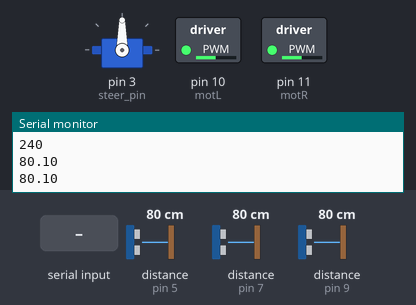
The sketch below on a simulated Arduino Uno, built with avr-gcc and run on an emulated ATmega328P. Parts: servo, switched loads named in the sketch (green lamp = pin HIGH), the last lines printed to the serial monitor. Wiring (inferred from the names in the program): 3 × ultrasonic range finder: trigger pin 4, echo pin 5 / trigger pin 6, echo pin 7 / trigger pin 8, echo pin 9. Inputs (shaded band) come from the test bench; at power-on: distance to the obstacle (sensors on pin 5, pin 7, pin 9) 80 cm. The echo pulse lasts 58.3 µs per cm; pins used as bus, display or sensor lines are not drawn.

Above: at 6.2 s.
6.3 s: byte 115 (start_bit) received over Serial
At 7.1 s:
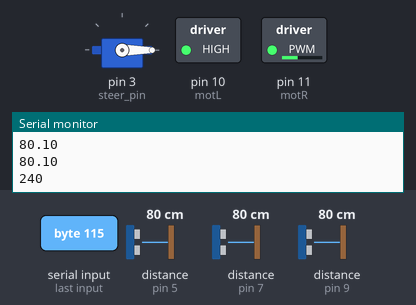
Timing chart, 0 to 9.3 s (numbered marks = the images above; inputs shaded):
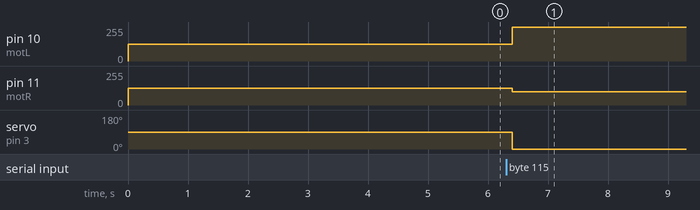

The sketch:

AutoDrive.ino
```cpp
#include <Servo.h>

#define us_total_nu 3

#define us_1_trig 4
#define us_1_echo 5
#define us_2_trig 6
#define us_2_echo 7
#define us_3_trig 8
#define us_3_echo 9

//Ultrasonic range in cm
#define us_max_range  250
#define uS_min_range  10

#define MAX_VAL 250
#define MIN_VAL 125
#define START_VAL 125

#define ch1  A0
#define ch2  A1

#define motR  11
#define motL  10

#define steer_pin  3
#define emergency_distance  30

#define start_bit 115
#define end_bit   101

int steering_sens, throttle_sens;
int steering_ang, throttle_ang;
int spd_val;
int throttle_arr[10];
int old_spd = 0;
int throt_ang;
unsigned int throttle_avg;
unsigned int throttle_ang_avg;
unsigned char value = 125; // set values you need to zero

int prev_val;
int prev_br_spd=0;
double lp_val;
uint8_t us_pins[us_total_nu * 2] = {
  us_1_trig, us_1_echo, us_2_trig, us_2_echo, us_3_trig, us_3_echo};

float us_data[us_total_nu];

const unsigned long us_timer = 100000; // 100ms =0.1s

unsigned long time_now, time_last;

int Final_spd;

int steer_recv, throttle_recv;

void us_setup();  //set up pinMode for all ultrasonics
float us_one_Read(uint8_t trig, uint8_t echo);
void us_DAQ();  //Aquire data from all ultrasonic
uint8_t us_avg(); //return avg value
void BR_Setup(); //set up both brushless motors
void BR_Speed(int BR1_Speed, int BR2_Speed);

void com_setup();   //setup comunication

void com_send();

void steer_setup();
void steer_loop();


Servo steer_servo;

void setup()
{
  us_setup();
  BR_Setup();
  brushless_init();
  steer_setup();
  com_setup();
  delay(5000);
}

void loop()
{

  if(com_recv())
   {
   //apply to steering
   steer_control(steer_recv);
   //apply to throttle
   throttle_control(throttle_recv);
   }

  //read us
  us_DAQ();
  //apply emergency brakes if object in front of us less than emergency_distance
  if(us_avg()<=emergency_distance)
  {
    //emergency_brake
    emergency_brake();
    Serial.println("Brake");
  }

//  Serial.println(Serial.read());


  delay(100);
}

void BR_Speed(int spd, int old)
{
  if (spd < MIN_VAL) spd = MIN_VAL;
  if (spd > MAX_VAL) spd = MAX_VAL;

  if (old < 90 && spd >= 125)
  {
    spd = 125;
    Serial.println("Zeft");
    analogWrite(motR, spd);
    analogWrite(motL, spd);
    //delay(3000);
  }
  analogWrite(motR, spd);
  analogWrite(motL, spd);
}

void ReadData()
{
  steering_sens = analogRead(ch1);

  steering_ang = map(steering_sens, 200, 400, 0, 100);
  //Serial.println(throttle_sens);
  throttle_ang_avg = 0;

  int flag = 0;

  for (int i = 0; i < 10; i++)
  {
    throttle_sens = analogRead(ch2);
    throttle_ang = map(throttle_sens, 389, 211, 100, 0);
    /*
      Serial.print("Throttle ang in loop");
     Serial.println(throttle_ang);
     */
    if (throttle_ang <= 50)
    {
      throttle_ang_avg = MIN_VAL;
      flag = 1;
      break;
    }
    else
      throttle_ang_avg += throttle_ang;
  }//end for loop

  if (!flag)
  {
    throttle_ang_avg /= 10;
  }

  if (throttle_ang_avg > 50)
    spd_val = map(throttle_ang_avg, 100, 50, 255, 140);
  else if (throttle_ang_avg <= 50)
    spd_val = 0;

}

void Br_control()
{
  int spd_flag;
  Final_spd = 0;
  for (int k = 0; k < 10; k++)
  {
    ReadData();
    if (spd_val == 0)
    {
      Final_spd = 0;
      break;
    }
    Final_spd += spd_val;
  }

  if (Final_spd != 0)  Final_spd /= 10;
  analogWrite(motR, Final_spd);
  analogWrite(motL, Final_spd);

  //BR_Speed(Final_spd, old_spd);
  old_spd = Final_spd;
}

void Br_serial()
{
  /*
    Serial.print(throttle_sens);
   Serial.print(" ");
   Serial.print(throttle_ang);
   Serial.print(" ");
   */

  // range 0 100
  int ser_steer, ser_throt;
  ser_steer = map(steering_sens, 180, 370, 0, 100);
  //ser_steer = constrain(ser_steer, 0, 100);
  //ser_steer = map(ser_steer, 38, 95, 0, 100);
  Serial.println(ser_steer);

  //Serial.print(" ");
  // range 0 100
  if (throt_ang <= 125)  ser_throt = 0;
  else
  {
    //ser_throt=constrain(ser_throt,
    ser_throt = map(throt_ang, 255, 125, 100, 0);
  }

  Serial.println(ser_throt);
  //Serial.print(" ");
  //Serial.println();
}

//Setup Functions
void us_setup()  //set up pinMode for all ultrasonics
{
  uint8_t i;
  for (i = 0; i < us_total_nu * 2; i += 2)
    pinMode(us_pins[i], OUTPUT);  //trig

  for (i = 1; i < us_total_nu * 2; i += 2)
    pinMode(us_pins[i], INPUT); //echo
}//End of us_setup

void BR_Setup() //set up both brushless motors
{
  pinMode(motR, OUTPUT);
  pinMode(motR, OUTPUT);
}

void com_setup()   //setup comunication
{
  Serial.begin(9600);
  Serial.println("Program wait for beep sound");
}


//Loop Functions
void us_DAQ()  //Aquire data from all ultrasonic
{
  uint8_t i, us_count = 0;
  for (i = 0; i < us_total_nu * 2; i += 2)
  {
    us_data[us_count] = us_one_Read(us_pins[i], us_pins[i + 1]);
    us_count++;
  }//End for loop
}//End of us_DAQ

uint8_t us_avg() //Get average reading of us
{
  int i,sum=0,avg=0;
  for(i=0;i<us_total_nu;i++)
  {
    sum+=us_data[i];
    Serial.println(us_data[i]);
  }
  Serial.println(sum);
  avg=sum/3;
  return avg;
}


float us_one_Read(uint8_t trig, uint8_t echo)
{
  float dist_cm;
  digitalWrite(trig, HIGH);
  delayMicroseconds(10);
  digitalWrite(trig, LOW);
  dist_cm = pulseIn(echo, HIGH) / 58.0;
  dist_cm = constrain(dist_cm, 15, 250);
  return dist_cm;
}//End of us_one_Read

void com_send()
{
  Serial.println("Start");
  Br_serial();
  us_serial();
  Serial.println("END");
}

void us_serial()
{
  uint8_t i;
  for (i = 0; i < us_total_nu; i++)
  {
    Serial.println(us_data[i]);
    //Serial.println();
  }
}

int com_recv()
{
  int flag=0;
  if(Serial.available())
  {
    for(int i=0;i<4;i++)
    {
      if(Serial.read()== start_bit)
      //if(Serial.read())
      {
        flag=1;
        break;
      }
    }//end of for loop
    if(flag==1)
    {
      steer_recv=Serial.read();
      steer_recv=map(steer_recv,48,56,0,100);
      throttle_recv=Serial.read();
      throttle_recv=map(throttle_recv,48,56,0,100);
      //Serial.flush();
    }//End of if
  }//End of serial available

  return flag;
}


void newRead()
{
  steering_sens = analogRead(ch1);

  steering_ang = map(steering_sens, 200, 400, 0, 100);

  //Finished steering
  //throttle_ang_avg = 0;

  throt_ang = analogRead(ch2);
  //throt_ang=map(throt_ang,395,310,100,0);
  //if less than 5   brake

  //LOW pass filter
  //lp_val=batoot.apply_filter(throt_ang);

  throt_ang = analogRead(ch2);
  if (throt_ang < 310)   throt_ang = 0;
  throt_ang -= 245;
  throt_ang += 71;
  throt_ang = constrain(throt_ang, 0, 255);
  //throt_ang=map(throt_ang,395,310,100,0);

  //Serial.println(throt_ang);
}

void newControl()
{
  if (throt_ang == 0)
  {
    analogWrite(motR, 125);
    analogWrite(motL, 125);
  }
  else if (prev_val == 0 && throt_ang != 0)
  {
    for (int i = 125; i < 200; i++)
    {
      analogWrite(motR, i);
      analogWrite(motL, i);
      delay(1);
    }
  }
  prev_val = throt_ang;
}

void steer_setup()
{
  steer_servo.attach(steer_pin);
}

void steer_control(int steer_ang_control)
{
  int angle=map(steer_ang_control,0,100,70,140);
  angle=constrain(angle,0,180);
  steer_servo.write(angle);
}

void throttle_control(int throt_spd)
{
  if(throt_spd==0)
  {
    emergency_brake();
  }
  else
  {
    if(throt_spd>90)  throt_spd=90;
    throt_spd=map(throt_spd,0,100,125,255);
    brushless_direct_control(throt_spd);
  }
}

void emergency_brake()
{
  brushless_direct_control(125);
}

void brushless_direct_control(int spd)
{
  analogWrite(motR,spd);
  analogWrite(motL,spd);
}

void brushless_init()
{
  brushless_direct_control(125);
}
void brushless_apply(int spd)
{
  int volt_spd;
  if(prev_br_spd<=125 && spd>10)
  {
    for(int i=0;i<spd;i++)
    {
      volt_spd=map(spd,0,100,125,250);
      brushless_direct_control(volt_spd);
      delay(1);
    }
  }
  else
  {
    volt_spd=map(spd,0,100,125,255);
    brushless_direct_control(volt_spd);
  }
    if(spd==0)  brushless_direct_control(125);
  prev_br_spd=volt_spd;
}
```

Measured:
- after the input at 6.3 s, pin 10 (motL): 125/255 → 255/255 after 0.11 s; pin 11 (motR): 125/255 → 98/255 after 0.11 s; servo on pin 3 (steer_pin): 90° → 0° after 0.11 s
